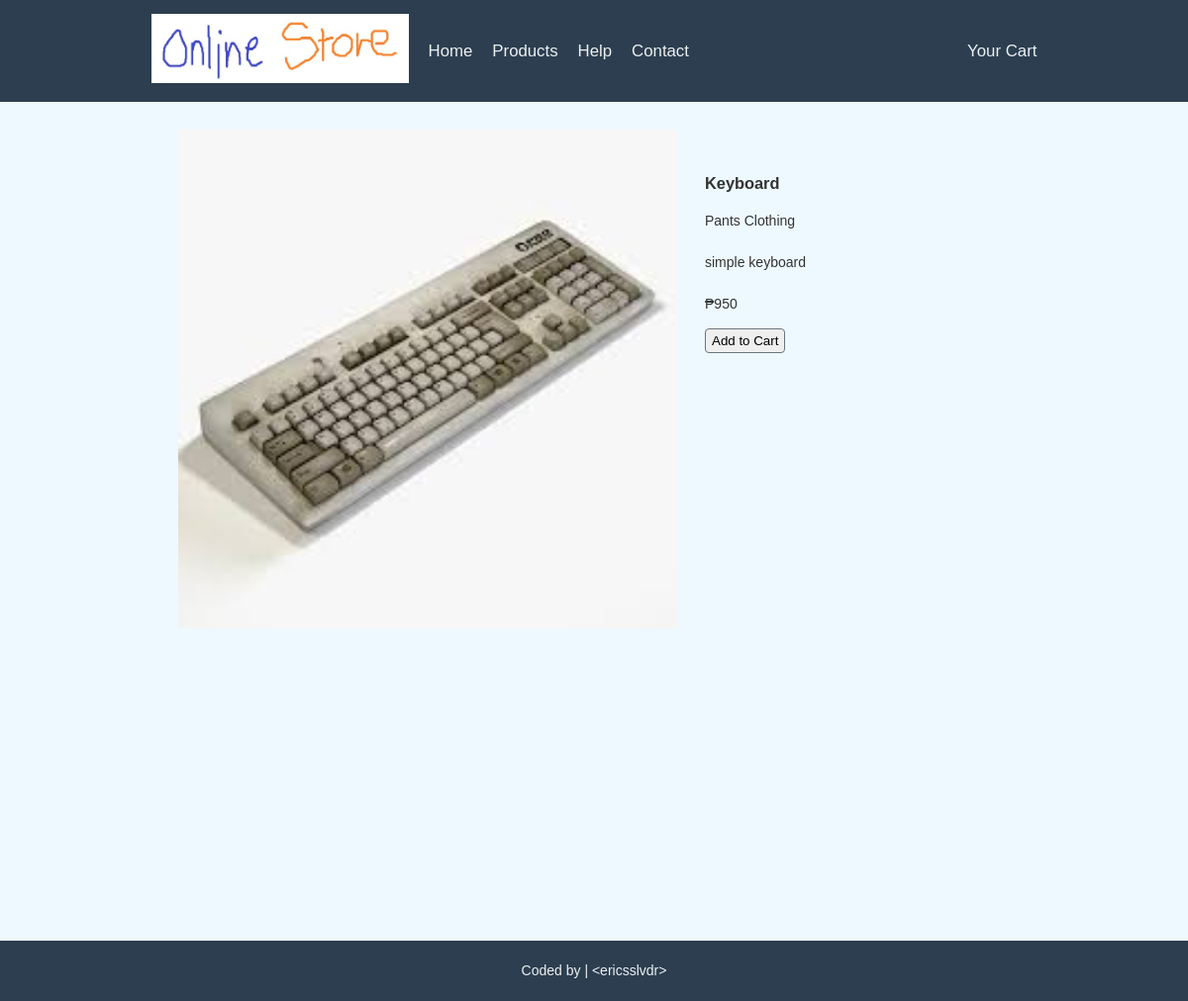
The app's page /views/product.php?id=13 with its own data.
### tables this page shows
CREATE TABLE `products` (
  `id` int(11) NOT NULL,
  `product_name` varchar(255) NOT NULL,
  `price` varchar(16) NOT NULL,
  `details` text NOT NULL,
  `category` varchar(16) NOT NULL,
  `subcategory` varchar(16) NOT NULL,
  `date_added` date NOT NULL
);

### scripts/product-details.php (called while the page is built, shortened)
<?php
require('../scripts/database.php');
if (isset($_GET['id'])) {
    $id = preg_replace('#[^0-9]#i', '', $_GET['id']);
    $sql = mysqli_query($con, "SELECT *
                            FROM products
                            WHERE id = $id
                            LIMIT 1");
    $productCount = mysqli_num_rows($sql);;
    if ($productCount > 0) {
        while ($row = mysqli_fetch_array($sql)) {
            $product_name = $row['product_name'];
            $price = $row['price'];
            $details = $row['details'];
            $category = $row['category'];
            $subcategory = $row['subcategory'];
        }
    } else {
        echo "That item does not exist.";
        exit();
    }
} else {
    echo "Data to render this page is missing.";
    exit();
}

### views/includes/product-content.php (the view, shortened to what this page needs)
<div class="prod-img">
    <img src="../inventory-images/<?= $id; ?>.jpg" alt="<?= $product_name; ?>">
</div>
<div class="details">
    <div class="info">
        <?php
        echo '<h3>' . $product_name . '</h3>
                ' . $subcategory . ' ' . $category . '
                <br><br>
                ' . $details . '
                <br><br>
                ₱' . $price . '';
        ?>
    </div>
    <div class="addToCart">
        <form method="post" action="cart.php">
            <input type="submit" name="button" class="pointer button cancel" value="Add to Cart">
        </form>
    </div>
</div>

### views/css/styles.css (style rules this page uses)
* { box-sizing: border-box; }
body { margin: 0; font-family: Arial, Helvetica, sans-serif; font-size: 14px; color: #333; line-height: 1.5em; background-color: #eef9ff; }
.prod-img { width: 60%; }
.prod-img img { width: 100%; height: 100%; }
.details { width: 40%; display: flex; flex-direction: column; padding: 2em; }
.details .info { margin-bottom: 1em; }
.pointer { cursor: pointer; border: 1px solid; height: 25px; border-radius: 4px; }
.button { border-color: #6c757d; }

### records on screen
products: product_name "Keyboard", subcategory "Pants", category "Clothing", details "simple keyboard", price "950"
